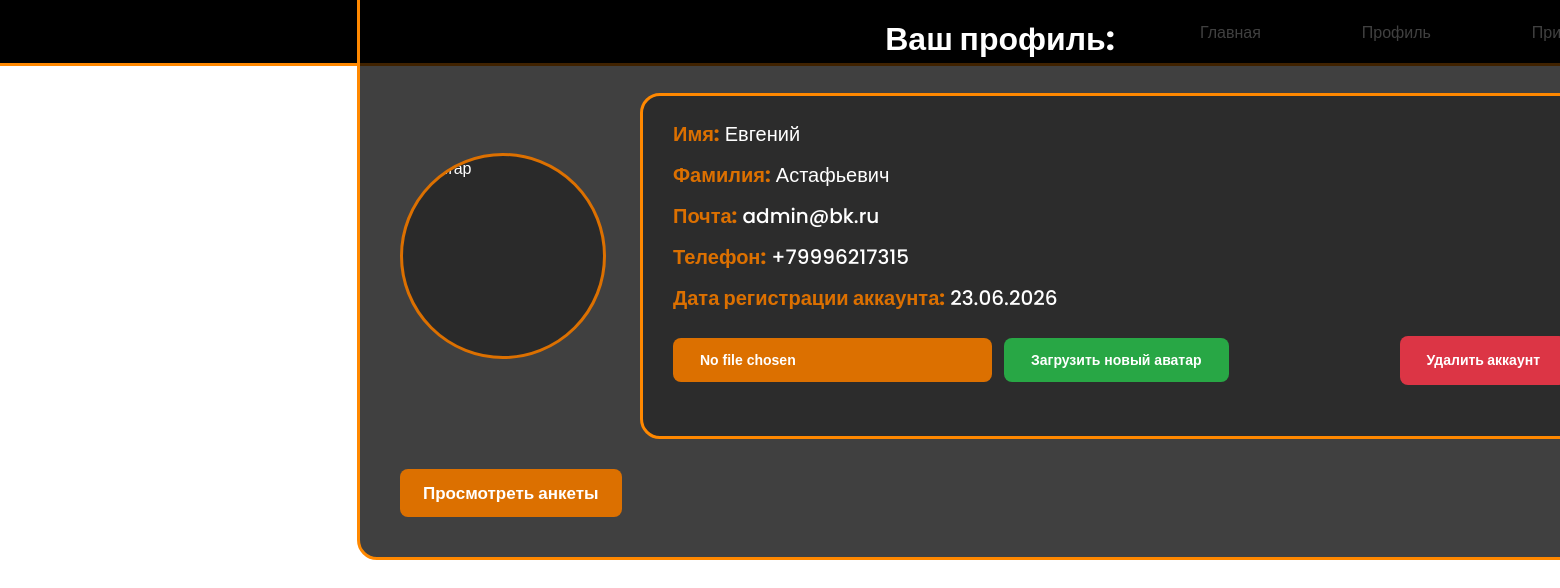
The app's page /profile/ (signed in) with its own data.
### app/models.py (models this page shows, shortened)
class Users(UserMixin, db.Model):
    id = db.Column(db.Integer, primary_key=True)
    name = db.Column(db.String(50), nullable=False)
    surname = db.Column(db.String(80), nullable=False)
    password_hash = db.Column(db.String(255), nullable=False)
    mail = db.Column(db.String(100), nullable=False)
    phone = db.Column(db.String(100), nullable=False)
    type_of_user = db.Column(db.String(10), default="user")
    avatar = db.Column(db.String(50), default="default.png")
    date = db.Column(db.DateTime, default=datetime.now)
    pr = db.relationship("Questionnaire", backref = "users", uselist = False)
    @property
    def is_active(self):
        return self.mail

### app/routes/profile.py (the view)
@profile.route("/")
@login_required
def profile_of_user():
    info = Users.query.get(current_user.id)
    info_quest = info.pr
    return render_template("profile.html", quest_list = info_quest)

### app/models.py (called while the page is built)
@app.after_request
def add_header(response):
    response.headers["Content-Security-Policy"] = "default-src 'self'"
    response.headers["X-Content-Type-Options"] = "nosniff"
    response.headers["X-Frame-Options"] = "SAMEORIGIN"
    response.headers["X-XSS-Protection"] = "1; mode=block"
    return response

@login_manager.user_loader
def load_user(user_id):
    return Users.query.get(int(user_id))

### app/templates/profile.html (shortened to what this page needs)
{% extends "base.html" %}
{% block body_class %}pr-bg{% endblock %}
{% block body %}
<div class="profile--info">
    <div class="box">
        <h1>Ваш профиль:</h1>
        <div class="profile-layout">
            <div class="photo">
                <div class="profile-ava">
                    <img src="{{url_for('profile.show_avatar')}}" alt="Аватар">
                </div>
            </div>
            <div class="inform">
                <p><span class="orange-text-profile">Имя:</span> {{current_user.name}}</p>
                <p><span class="orange-text-profile">Фамилия:</span> {{current_user.surname}}</p>
                <p><span class="orange-text-profile">Почта:</span> {{current_user.mail}}</p>
                <p><span class="orange-text-profile">Телефон:</span> {{current_user.phone}}</p>
                <p><span class="orange-text-profile">Дата регистрации аккаунта:</span>
                    {{current_user.date.strftime("%d.%m.%Y")}}</p>
                <form action="{{url_for('profile.upload_avatar')}}" method="POST" enctype="multipart/form-data">
                    <div class="form-actions">
                        <input type="file" name="file">
                        <input type="submit" value="Загрузить новый аватар">
                        <a href='{{url_for("delete_user.confirm_to_delete") }}' class="btn btn-danger">Удалить
                            аккаунт</a>
                    </div>
                </form>
            </div>
        </div>
        {% if current_user.id == quest_list.id_of_user %}
        <div class="box-quest">
            <h1>Ваша анкета:</h1>
            <div class="show-quest">
                <div class="data">
                    <p><span class="orange-text-profile">Пол:</span> {{quest_list.gender}}</p>
                    <p><span class="orange-text-profile">Рост:</span> {{quest_list.height}}</p>
                    <p><span class="orange-text-profile">Активность в течение дня:</span>
                        {{quest_list.active_in_the_day}}
                    </p>
                    <p><span class="orange-text-profile">Комментарий:</span> {{quest_list.Report}}</p>
                    <p>...</p>
                </div>
                <div class="buttons">
                    <a href="{{url_for('delete_profile.confirm_to_delete')}}" class="btn-danger">Удалить анкету</a>
                    <a href='{{url_for("edit_pr.edit_profile") }}' class="btn">Редактировать анкету</a>
                    <a href='{{url_for("profile.show_profile_user") }}' class="btn">Смотреть анкету</a>
                </div>
            </div>
        </div>
        {% else %}
        {% if current_user.type_of_user == "admin" %}
        <div class="buttons-wth-quest">
            <a href='{{url_for("admin.show_questionaires")}}' class="btn">Просмотреть анкеты</a>
        </div>
        {% else %}
        <div class="buttons-wth-quest">
            <a href='{{url_for("create_profile.create_profile") }}' class="btn">У вас нет анкеты. Создать анкету?</a>
        </div>
        {% endif %}
        {% endif %}
    </div>
</div>
{% endblock %}

### app/static/css/main.css (style rules this page uses)
* { margin: 0; padding: 0; }
body { font-family: "Poppins", sans-serif; font-weight: 400; color: #fff; }
a { text-decoration: none; }
body.pr-bg { background-image: url('/static/img_for_site/pr.jpg'); background-size: cover; background-position: center; background-attachment: fixed; overflow: hidden; height: 100vh; }
img { max-width: 100%; }
.profile--info { display: flex; justify-content: center; align-items: center; min-height: 100vh; padding: 40px 20px; box-sizing: border-box; }
.profile--info .box { width: 100%; max-width: 1200px; padding: 40px; background: rgba(0, 0, 0, 0.75); border-radius: 20px; border: 3px solid rgb(255, 136, 0); margin-top: -400px; }
.box h1 { text-align: center; padding-bottom: 30px; color: #fff; font-size: 32px; }
.profile-layout { display: flex; gap: 40px; align-items: flex-start; }
.photo { flex-shrink: 0; width: 200px; height: 200px; margin-top: 60px; }
.profile-ava { width: 200px; height: 200px; border-radius: 50%; overflow: hidden; border: 3px solid #DC7000; background: #2a2a2a; }
.profile-ava img { width: 100%; height: 100%; object-fit: cover; display: block; }
.inform { flex: 1; padding: 20px 30px; border-radius: 20px; border: 3px solid rgb(255, 136, 0); min-height: 300px; background: rgba(0, 0, 0, 0.3); }
.inform p { line-height: 1.8; color: #fff; font-size: 20px; font-weight: 500; margin-bottom: 5px; }
.inform .orange-text-profile { color: #DC7000; font-weight: 700; font-size: 20px; }
.inform form { margin-top: 20px; }
.form-actions { display: flex; flex-wrap: wrap; align-items: center; gap: 12px; margin-top: 15px; }
.inform input[type="file"] { padding: 14px 27px; background: #DC7000; color: #fff; border: none; border-radius: 8px; cursor: pointer; font-size: 14px; font-weight: 600; transition: all 500ms ease; }
.inform input[type="submit"] { padding: 14px 27px; background: #28a745; color: #fff; border: none; border-radius: 8px; cursor: pointer; font-size: 14px; font-weight: 600; transition: all 500ms ease; }
.inform .btn-danger { padding: 14px 27px; background: #dc3545; color: #fff; border: none; border-radius: 8px; cursor: pointer; font-size: 14px; font-weight: 600; text-decoration: none; transition: all 500ms ease; margin-left: auto; }
.buttons-wth-quest .btn { display: inline-block; padding: 14px 23px; background: #dc7000; color: #fff; border: none; border-radius: 8px; cursor: pointer; font-size: 17px; font-weight: 600; text-decoration: none; transition: all 500ms ease; line-height: 1.2; white-space: nowrap; }
.buttons-wth-quest { position: relative; justify-content: flex-end; gap: 10px; flex-wrap: wrap; margin-left: auto; margin-top: 30px; }

### records on screen
Users: name "Евгений", surname "Астафьевич", mail "admin@bk.ru", phone "+79996217315", date "23.06.2026"
